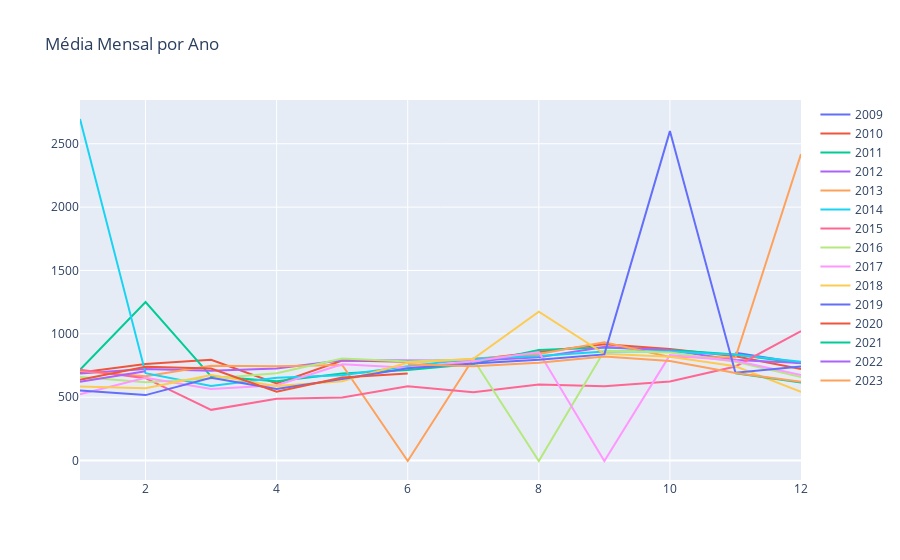

The notebook cell this image was saved under:
### Code cell
import numpy as np
import plotly.graph_objects as go
import pandas as pd
from statsmodels.tsa.stattools import adfuller

# Supondo que você tenha os dados em um DataFrame do pandas com uma coluna de valores e as datas como índice
# Aqui está um exemplo de DataFrame fictício
# Substitua isso pelos seus próprios dados

df = sem_nulos
# Calculando a média mensal para cada ano
df['ano'] = df.index.year
df['mes'] = df.index.month
media_mensal_por_ano = df.groupby(['ano', 'mes'])['RADIACAO GLOBAL(Kj/m²)'].mean().reset_index()

# Criando um gráfico para cada ano
anos = media_mensal_por_ano['ano'].unique()
fig = go.Figure()

# Teste de estacionaridade ADF para cada ano
for ano in anos:
    dados_ano = media_mensal_por_ano[media_mensal_por_ano['ano'] == ano]
    
    # Verificando a variação dos dados
    if len(dados_ano['RADIACAO GLOBAL(Kj/m²)'].unique()) > 1:
        # Calculando maxlag com base no tamanho da amostra
        maxlag = min(12, len(dados_ano) // 2 - 1)
        
        # Teste ADF com maxlag ajustado
        resultado_adf = adfuller(dados_ano['RADIACAO GLOBAL(Kj/m²)'], regression = 'n')
        estatistica_teste = resultado_adf[0]
        valor_p = resultado_adf[1]

        # Imprimindo o resultado do teste
        print(f'Resultados do teste ADF para o ano {ano}:')
        print('Estatística do teste:', estatistica_teste)
        print('Valor-p:', valor_p)
        print('Valores críticos:')
        for chave, valor in resultado_adf[4].items():
            print(f'\t{chave}: {valor}')
        print('-----------------------------------')

        # Adicionando a linha no gráfico
        fig.add_trace(go.Scatter(x=dados_ano['mes'], y=dados_ano['RADIACAO GLOBAL(Kj/m²)'], mode='lines', name=str(ano)))

# Adicionando título e rótulos dos eixos
fig.update_layout(
    title='Média Mensal por Ano')

# Mostrando o gráfico
fig.show()

### Figure 1 — Plotly figure (JSON) as saved in the notebook; plotly's stock layout.template omitted (floating-point values rounded to 4 significant figures)
{"data": [{"mode": "lines", "name": "2009", "type": "scatter", "x": [11, 12], "y": [851.8, 770.7]}, {"mode": "lines", "name": "2010", "type": "scatter", "x": [1, 2, 3, 4, 5, 6, 7, 8, 9, 10, 11, 12], "y": [695.3, 761.4, 795.9, 609.2, 789.7, 779.8, 796.4, 857.4, 918.4, 879.4, 822.8, 722.5]}, {"mode": "lines", "name": "2011", "type": "scatter", "x": [1, 2, 3, 4, 5, 6, 7, 8, 9, 10, 11, 12], "y": [716.2, 1251.0, 665.0, 625.3, 686.3, 713.9, 761.4, 873.1, 892.7, 872.0, 836.8, 768.5]}, {"mode": "lines", "name": "2012", "type": "scatter", "x": [1, 2, 3, 4, 5, 6, 7, 8, 9, 10, 11, 12], "y": [687.2, 722.0, 709.2, 727.3, 791.4, 791.4, 787.9, 815.7, 896.0, 870.6, 793.4, 770.2]}, {"mode": "lines", "name": "2013", "type": "scatter", "x": [1, 2, 3, 4, 5, 6, 7, 8, 9, 10, 11, 12], "y": [706.8, 664.6, 748.2, 744.7, 753.7, -3.262, 803.8, 840.9, 933.5, 816.4, 812.5, 2419.0]}, {"mode": "lines", "name": "2014", "type": "scatter", "x": [1, 2, 3, 4, 5, 6, 7, 8, 9, 10, 11, 12], "y": [2695.0, 689.9, 587.6, 652.9, 673.7, 743.8, 802.7, 825.8, 860.6, 860.4, 835.1, 779.6]}, {"mode": "lines", "name": "2015", "type": "scatter", "x": [1, 2, 3, 4, 5, 6, 7, 8, 9, 10, 11, 12], "y": [715.8, 649.7, 400.2, 487.2, 497.2, 585.9, 539.3, 600.3, 586.6, 624.0, 742.2, 1022.0]}, {"mode": "lines", "name": "2016", "type": "scatter", "x": [1, 2, 3, 4, 5, 6, 7, 8, 9, 10, 11, 12], "y": [659.4, 617.0, 646.6, 688.2, 805.8, 781.7, 799.0, -3.51, 866.6, 852.1, 780.0, 659.9]}, {"mode": "lines", "name": "2017", "type": "scatter", "x": [1, 2, 3, 4, 5, 6, 7, 8, 9, 10, 11, 12], "y": [523.7, 654.1, 565.6, 594.8, 759.8, 733.1, 783.1, 856.4, -3.539, 831.8, 787.3, 675.6]}, {"mode": "lines", "name": "2018", "type": "scatter", "x": [1, 2, 3, 4, 5, 6, 7, 8, 9, 10, 11, 12], "y": [583.6, 570.7, 675.4, 587.4, 625.9, 772.0, 803.5, 1175.0, 842.1, 819.3, 744.1, 541.6]}, {"mode": "lines", "name": "2019", "type": "scatter", "x": [1, 2, 3, 4, 5, 6, 7, 8, 9, 10, 11, 12], "y": [552.5, 516.5, 652.9, 565.3, 643.5, 728.8, 764.9, 795.4, 837.7, 2600.0, 693.5, 743.0]}, {"mode": "lines", "name": "2020", "type": "scatter", "x": [1, 2, 3, 4, 5, 6], "y": [636.6, 739.7, 726.0, 543.0, 654.5, 687.5]}, {"mode": "lines", "name": "2021", "type": "scatter", "x": [11, 12], "y": [689.7, 616.8]}, {"mode": "lines", "name": "2022", "type": "scatter", "x": [1, 2], "y": [621.1, 705.5]}, {"mode": "lines", "name": "2023", "type": "scatter", "x": [6, 7, 8, 9, 10, 11, 12], "y": [760.8, 743.7, 772.4, 821.4, 784.9, 690.8, 622.2]}], "layout": {"autosize": true, "title": {"text": "Média Mensal por Ano"}, "xaxis": {"autorange": true, "range": [1, 12], "type": "linear"}, "yaxis": {"autorange": true, "range": [-153.5, 2845.0], "type": "linear"}}}
